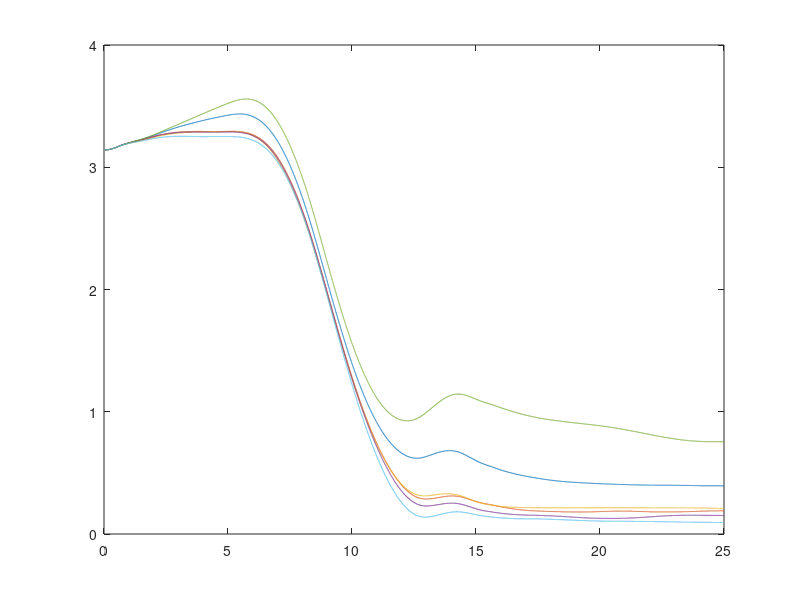

MATLAB code to generate this figure: (Note: this script raises an error after producing the figure.)

% Data 1, init guess. 
recordedDataD3_1 = load('x_encQ(1,1,1,1)R(1).mat');
recordedInputD3_1 = load('u_vecQ(1,1,1,1)R(1).mat');

% Data 2, try to increase lambda
recordedDataD3_2 = load('x_encQ(10,1,1,1)R(1).mat');
recordedInputD3_2 = load('u_vecQ(10,1,1,1)R(1).mat');

% Data 3, try to decrease lambda dot
recordedDataD3_3 = load('x_encQ(10,.1,1,1)R(1).mat');
recordedInputD3_3 = load('u_vecQ(10,.1,1,1)R(1).mat');

% Data 4, try to decrease input
recordedDataD3_4 = load('x_encQ(10,.1,1,1)R(.1).mat');
recordedInputD3_4 = load('u_vecQ(10,.1,1,1)R(.1).mat');

% Data 5, try to decrease lambda. Meant to be terrible
recordedDataD3_5 = load('x_encQ(.1,.1,1,1)R(.1).mat');
recordedInputD3_5 = load('u_vecQ(.1,.1,1,1)R(.1).mat');

% Data 6, try to decrease decrease pitch
recordedDataD3_6 = load('x_encQ(10,5,.1,.1)R(.1).mat');
recordedInputD3_6 = load('u_vecQ(10,5,.1,.1)R(.1).mat');





% Data 1 
rec_timeD3_1 = recordedDataD3_1.ans(1,:);
rec_lambdaD3_1 = recordedDataD3_1.ans(2,:);
rec_lambdaDotD3_1 = recordedDataD3_1.ans(3,:);
rec_pitchD3_1 = recordedDataD3_1.ans(4,:);
rec_pitchDotD3_1 = recordedDataD3_1.ans(5,:);
rec_elevD3_1 = recordedDataD3_1.ans(6,:);
rec_elevDotD3_1 = recordedDataD3_1.ans(7,:);

rec_inputD3_1 = recordedInputD3_1.ans(2,:);

% Data 2
rec_timeD3_2 = recordedDataD3_2.ans(1,:);
rec_lambdaD3_2 = recordedDataD3_2.ans(2,:);
rec_lambdaDotD3_2 = recordedDataD3_2.ans(3,:);
rec_pitchD3_2 = recordedDataD3_2.ans(4,:);
rec_pitchDotD3_2 = recordedDataD3_2.ans(5,:);
rec_elevD3_2 = recordedDataD3_2.ans(6,:);
rec_elevDotD3_2 = recordedDataD3_2.ans(7,:);

rec_inputD3_2 = recordedInputD3_2.ans(2,:);


% Data 3
rec_timeD3_3 = recordedDataD3_3.ans(1,:);
rec_lambdaD3_3 = recordedDataD3_3.ans(2,:);
rec_lambdaDotD3_3 = recordedDataD3_3.ans(3,:);
rec_pitchD3_3 = recordedDataD3_3.ans(4,:);
rec_pitchDotD3_3 = recordedDataD3_3.ans(5,:);
rec_elevD3_3 = recordedDataD3_3.ans(6,:);
rec_elevDotD3_3 = recordedDataD3_3.ans(7,:);

rec_inputD3_3 = recordedInputD3_3.ans(2,:);


% Data 4
rec_timeD3_4 = recordedDataD3_4.ans(1,:);
rec_lambdaD3_4 = recordedDataD3_4.ans(2,:);
rec_lambdaDotD3_4 = recordedDataD3_4.ans(3,:);
rec_pitchD3_4 = recordedDataD3_4.ans(4,:);
rec_pitchDotD3_4 = recordedDataD3_4.ans(5,:);
rec_elevD3_4 = recordedDataD3_4.ans(6,:);
rec_elevDotD3_4 = recordedDataD3_4.ans(7,:);

rec_inputD3_4 = recordedInputD3_4.ans(2,:);


% Data 5
rec_timeD3_5 = recordedDataD3_5.ans(1,:);
rec_lambdaD3_5 = recordedDataD3_5.ans(2,:);
rec_lambdaDotD3_5 = recordedDataD3_5.ans(3,:);
rec_pitchD3_5 = recordedDataD3_5.ans(4,:);
rec_pitchDotD3_5 = recordedDataD3_5.ans(5,:);
rec_elevD3_5 = recordedDataD3_5.ans(6,:);
rec_elevDotD3_5 = recordedDataD3_5.ans(7,:);

rec_inputD3_5 = recordedInputD3_5.ans(2,:);


% Data 6
rec_timeD3_6 = recordedDataD3_6.ans(1,:);
rec_lambdaD3_6 = recordedDataD3_6.ans(2,:);
rec_lambdaDotD3_6 = recordedDataD3_6.ans(3,:);
rec_pitchD3_6 = recordedDataD3_6.ans(4,:);
rec_pitchDotD3_6 = recordedDataD3_6.ans(5,:);
rec_elevD3_6 = recordedDataD3_6.ans(6,:);
rec_elevDotD3_6 = recordedDataD3_6.ans(7,:);

rec_inputD3_6 = recordedInputD3_6.ans(2,:);


figure(1)
plot(rec_timeD3_1, rec_lambdaD3_1, rec_timeD3_2, rec_lambdaD3_2, rec_timeD3_3, rec_lambdaD3_3,...
    rec_timeD3_4, rec_lambdaD3_4, rec_timeD3_5, rec_lambdaD3_5,  rec_timeD3_6, rec_lambdaD3_6)
%set(gca,'YTick',-pi:3*pi)
%set(gca,'YTickLabel', {'-\pi','0','\pi','2\pi'})
xline(5,'--','Color','red');
xline(20,'--','Color','red');
legend('D1','D2','D3', 'D4', 'D5', 'D6')
grid on;

figure(2)
plot(rec_timeD3_1, rec_inputD3_1, rec_timeD3_2, rec_inputD3_2, rec_timeD3_3, rec_inputD3_3,...
    rec_timeD3_4, rec_inputD3_4, rec_timeD3_5, rec_inputD3_5, rec_timeD3_6, rec_inputD3_6)
%set(gca,'YTick',-pi:3*pi)
%set(gca,'YTickLabel', {'-\pi','0','\pi','2\pi'})
xline(5,'--','Color','red');
xline(20,'--','Color','red');
legend('D1','D2','D3', 'D4','D5','D6')
grid on;